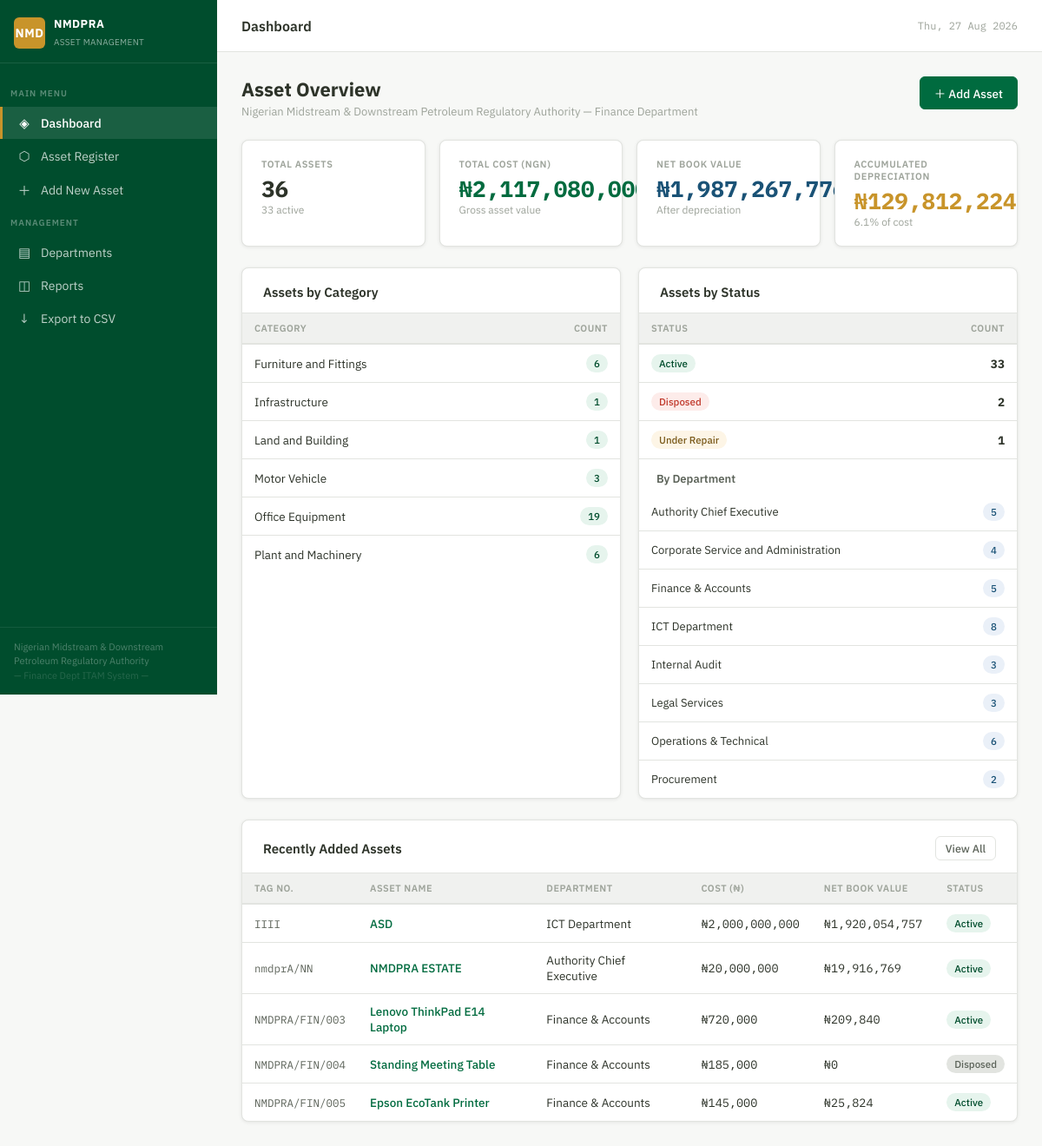
The page / on the database its author committed.
### tables this page shows
CREATE TABLE department (
            id INTEGER PRIMARY KEY AUTOINCREMENT,
            name TEXT NOT NULL UNIQUE
        );

CREATE TABLE asset (
            id INTEGER PRIMARY KEY AUTOINCREMENT,
            tag_number TEXT UNIQUE NOT NULL,
            name TEXT NOT NULL,
            category TEXT NOT NULL,
            brand TEXT,
            model TEXT,
            serial_number TEXT,
            purchase_date TEXT NOT NULL,
            purchase_cost REAL NOT NULL,
            useful_life_years INTEGER DEFAULT 5,
            department_id INTEGER NOT NULL REFERENCES department(id),
            assigned_to TEXT,
            location TEXT,
            status TEXT DEFAULT 'Active',
            condition TEXT DEFAULT 'Good',
            notes TEXT,
            created_at TEXT DEFAULT (datetime('now')),
            updated_at TEXT DEFAULT (datetime('now'))
        , date_added TEXT, description TEXT, manufacturer TEXT);

### views.py (the view)
@views_bp.route('/')
def dashboard():
    return render_template('dashboard.html', **services.get_dashboard_data())

### db.py (called while the page is built)
@contextmanager
def get_db():
    conn = sqlite3.connect(DB)
    conn.row_factory = sqlite3.Row
    conn.execute("PRAGMA foreign_keys = ON")
    try:
        yield conn
        conn.commit()
    finally:
        conn.close()

### services.py (called while the page is built)
def calc_depreciation(asset):
    purchase_date = datetime.strptime(asset['purchase_date'], '%Y-%m-%d').date()
    cost = asset['purchase_cost']
    life = CATEGORY_LIFE.get(asset['category']) or asset['useful_life_years'] or 5
    years_used = (date.today() - purchase_date).days / 365.25
    annual = cost / life
    accumulated = min(annual * years_used, cost)
    nbv = cost - accumulated
    pct = (accumulated / cost * 100) if cost else 0
    return round(accumulated, 2), round(nbv, 2), round(pct, 1), round(annual, 2)

def enrich_asset(row):
    d = dict(row)
    acc, nbv, pct, annual = calc_depreciation(row)
    d['dep_info'] = (acc, nbv, pct, annual)
    d['accumulated_depreciation'] = acc
    d['net_book_value'] = nbv
    d['depreciation_pct'] = pct
    d['annual_depreciation'] = annual
    return d

### templates/dashboard.html (shortened to what this page needs)
{% extends "base.html" %}
{% block page_title %}Dashboard{% endblock %}
{% block content %}
<div class="page-header">
  <div>
    <h1>Asset Overview</h1>
    <p>Nigerian Midstream &amp; Downstream Petroleum Regulatory Authority — Finance Department</p>
  </div>
  <a href="{{ url_for('views.new_asset') }}" class="btn btn-primary">＋ Add Asset</a>
</div>
<div class="stats-grid">
  <div class="stat-card">
    <div class="stat-label">Total Assets</div>
    <div class="stat-value">{{ total_assets }}</div>
    <div class="stat-sub">{{ active_assets }} active</div>
  </div>
  <div class="stat-card green">
    <div class="stat-label">Total Cost (NGN)</div>
    <div class="stat-value">₦{{ "{:,.0f}".format(total_cost) }}</div>
    <div class="stat-sub">Gross asset value</div>
  </div>
  <div class="stat-card blue">
    <div class="stat-label">Net Book Value</div>
    <div class="stat-value">₦{{ "{:,.0f}".format(total_nbv) }}</div>
    <div class="stat-sub">After depreciation</div>
  </div>
  <div class="stat-card gold">
    <div class="stat-label">Accumulated Depreciation</div>
    <div class="stat-value">₦{{ "{:,.0f}".format(total_depreciation) }}</div>
    <div class="stat-sub">{{ "%.1f"|format((total_depreciation / total_cost * 100) if total_cost else 0) }}% of cost</div>
  </div>
</div>
<div class="grid-2 mb-24">
  <div class="card">
    <div class="card-header"><span class="card-title">Assets by Category</span></div>
    <div class="card-body" style="padding:0">
      <table>
        <thead><tr><th>Category</th><th style="text-align:right">Count</th></tr></thead>
        <tbody>
          {% for row in by_category %}
          <tr>
            <td>{{ row.category }}</td>
            <td style="text-align:right"><span class="badge badge-green">{{ row.c }}</span></td>
          </tr>
          {% endfor %}
        </tbody>
      </table>
    </div>
  </div>
  <div class="card">
    <div class="card-header"><span class="card-title">Assets by Status</span></div>
    <div style="padding:0">
      <table>
        <thead><tr><th>Status</th><th style="text-align:right">Count</th></tr></thead>
        <tbody>
          {% for row in by_status %}
          <tr>
            <td>
              {% if row.status == 'Active' %}<span class="badge badge-green">Active</span>
              {% elif row.status == 'Under Repair' %}<span class="badge badge-gold">Under Repair</span>
              {% elif row.status == 'Disposed' %}<span class="badge badge-red">Disposed</span>
              {% else %}<span class="badge badge-gray">{{ row.status }}</span>{% endif %}
            </td>
            <td style="text-align:right"><strong>{{ row.c }}</strong></td>
          </tr>
          {% endfor %}
        </tbody>
      </table>
    </div>
    <div style="border-top:1px solid var(--gray-200);padding:14px 20px 8px;font-size:13px;font-weight:600;color:var(--gray-600)">By Department</div>
    <div style="padding:0">
      <table>
        <tbody>
          {% for row in by_department %}
          <tr>
            <td style="font-size:13px">{{ row.name }}</td>
            <td style="text-align:right"><span class="badge badge-blue">{{ row.c }}</span></td>
          </tr>
          {% endfor %}
        </tbody>
      </table>
    </div>
  </div>
</div>
<div class="card">
  <div class="card-header">
    <span class="card-title">Recently Added Assets</span>
    <a href="{{ url_for('views.assets') }}" class="btn btn-secondary btn-sm">View All</a>
  </div>
  <div class="table-wrap">
    <table>
      <thead>
        <tr><th>Tag No.</th><th>Asset Name</th><th>Department</th><th>Cost (₦)</th><th>Net Book Value</th><th>Status</th></tr>
      </thead>
      <tbody>
        {% for a in recent_assets %}
        {% set acc, nbv, pct, annual = a.dep_info %}
        <tr>
          <td><span class="tag-number">{{ a.tag_number }}</span></td>
          <td><a href="{{ url_for('views.view_asset', id=a.id) }}" style="color:var(--green);text-decoration:none;font-weight:500">{{ a.name }}</a></td>
          <td>{{ a.dept_name }}</td>
          <td class="money">₦{{ "{:,.0f}".format(a.purchase_cost) }}</td>
          <td class="money">₦{{ "{:,.0f}".format(nbv) }}</td>
          <td>
            {% if a.status == 'Active' %}<span class="badge badge-green">Active</span>
            {% elif a.status == 'Under Repair' %}<span class="badge badge-gold">Under Repair</span>
            {% else %}<span class="badge badge-gray">{{ a.status }}</span>{% endif %}
          </td>
        </tr>
        {% endfor %}
      </tbody>
    </table>
  </div>
</div>
{% endblock %}

### templates/base.html (style rules this page uses)
:root { --green: #006B3F; --green-dark: #004d2d; --green-light: #e6f4ed; --white: #ffffff; --off-white: #f7f8f6; --gray-100: #f0f1ef; --gray-200: #e2e4e0; --gray-400: #9da39a; --gray-600: #5c6359; --gray-800: #2d3329; --gold: #C8942A; --gold-light: #fdf5e6; --red: #c0392b; --red-light: #fdecea; --blue: #1a5276; --blue-light: #eaf0f8; --sidebar-w: 250px; --header-h: 60px; --radius: 8px; --shadow: 0 1px 4px rgba(0,0,0,0.08), 0 0 1px rgba(0,0,0,0.05); --shadow-md: 0 4px 12px rgba(0,0,0,0.1); }
* { box-sizing: border-box; margin: 0; padding: 0; }
body { font-family: 'IBM Plex Sans', sans-serif; background: var(--off-white); color: var(--gray-800); display: flex; min-height: 100vh; }
.card { background: white; border-radius: var(--radius); box-shadow: var(--shadow); border: 1px solid var(--gray-200); }
.card-header { padding: 18px 24px 14px; border-bottom: 1px solid var(--gray-200); display: flex; align-items: center; justify-content: space-between; gap: 12px; }
.card-title { font-size: 15px; font-weight: 600; color: var(--gray-800); }
.card-body { padding: 20px 24px; }
.stats-grid { display: grid; grid-template-columns: repeat(auto-fit, minmax(210px, 1fr)); gap: 16px; margin-bottom: 24px; }
.stat-card { background: white; border-radius: var(--radius); padding: 20px 22px; border: 1px solid var(--gray-200); box-shadow: var(--shadow); }
.stat-label { font-size: 11px; text-transform: uppercase; letter-spacing: 0.6px; color: var(--gray-400); font-weight: 600; margin-bottom: 8px; }
.stat-value { font-size: 26px; font-weight: 700; color: var(--gray-800); line-height: 1; margin-bottom: 4px; font-family: 'IBM Plex Mono', monospace; }
.stat-sub { font-size: 12px; color: var(--gray-400); }
.stat-card.green .stat-value { color: var(--green); }
.stat-card.gold .stat-value { color: var(--gold); }
.stat-card.blue .stat-value { color: var(--blue); }
.btn { display: inline-flex; align-items: center; gap: 6px; padding: 8px 16px; border-radius: 6px; font-size: 13.5px; font-weight: 500; cursor: pointer; border: 1px solid transparent; text-decoration: none; transition: all 0.15s; font-family: inherit; white-space: nowrap; }
.btn-primary { background: var(--green); color: white; border-color: var(--green); }
.btn-secondary { background: white; color: var(--gray-600); border-color: var(--gray-200); }
.btn-sm { padding: 5px 11px; font-size: 12.5px; }
.table-wrap { overflow-x: auto; }
table { width: 100%; border-collapse: collapse; font-size: 13.5px; }
th { text-align: left; padding: 10px 14px; font-size: 11px; font-weight: 600; text-transform: uppercase; letter-spacing: 0.5px; color: var(--gray-400); border-bottom: 2px solid var(--gray-200); background: var(--gray-100); }
td { padding: 11px 14px; border-bottom: 1px solid var(--gray-200); vertical-align: middle; }
tr:last-child td { border-bottom: none; }
.badge { display: inline-block; padding: 3px 9px; border-radius: 20px; font-size: 11.5px; font-weight: 500; }
.badge-green { background: var(--green-light); color: var(--green-dark); }
.badge-gold { background: var(--gold-light); color: #7a5a1a; }
.badge-red { background: var(--red-light); color: var(--red); }
.badge-gray { background: var(--gray-200); color: var(--gray-600); }
.badge-blue { background: var(--blue-light); color: var(--blue); }
.page-header { display: flex; align-items: flex-start; justify-content: space-between; margin-bottom: 24px; gap: 16px; flex-wrap: wrap; }
.page-header h1 { font-size: 22px; font-weight: 700; color: var(--gray-800); margin-bottom: 3px; }
.page-header p { font-size: 13px; color: var(--gray-400); }
.money { font-family: 'IBM Plex Mono', monospace; }
.tag-number { font-family: 'IBM Plex Mono', monospace; font-size: 12.5px; color: var(--gray-600); }
.grid-2 { display: grid; grid-template-columns: 1fr 1fr; gap: 20px; }
.mb-24 { margin-bottom: 24px; }

### rows shown on the page
department: name "Authority Chief Executive", c "5"
department: name "Corporate Service and Administration", c "4"
department: name "Finance & Accounts", c "5"
department: name "Internal Audit", c "3"
department: name "Legal Services", c "3"
department: name "Operations & Technical", c "6"
department: name "Procurement", c "2"
asset: tag_number "IIII", name "ASD", dept_name "ICT Department", purchase_cost "2,000,000,000", nbv "1,920,054,757", status "Active"
asset: tag_number "nmdprA/NN", name "NMDPRA ESTATE", dept_name "Authority Chief Executive", purchase_cost "20,000,000", nbv "19,916,769", status "Active"
asset: tag_number "NMDPRA/FIN/003", name "Lenovo ThinkPad E14 Laptop", dept_name "Finance & Accounts", purchase_cost "720,000", nbv "209,840", status "Active"
asset: tag_number "NMDPRA/FIN/004", name "Standing Meeting Table", dept_name "Finance & Accounts", purchase_cost "185,000", nbv "0", status "Disposed"
asset: tag_number "NMDPRA/FIN/005", name "Epson EcoTank Printer", dept_name "Finance & Accounts", purchase_cost "145,000", nbv "25,824", status "Active"

### other values the page prints
{{ total_assets }} "36"
{{ active_assets }} "33"
{{ "{:,.0f}".format(total_cost) }} "2,117,080,000"
{{ "{:,.0f}".format(total_nbv) }} "1,987,267,776"
{{ "{:,.0f}".format(total_depreciation) }} "129,812,224"
{{ row.category }} "Furniture and Fittings" "Infrastructure" "Land and Building" "Motor Vehicle" "Office Equipment" "Plant and Machinery"
{{ row.c }} "6" "1" "1" "3" "19" "6"
{{ row.c }} "33" "2" "1"
{{ row.name }} "ICT Department"
{{ row.c }} "8"
